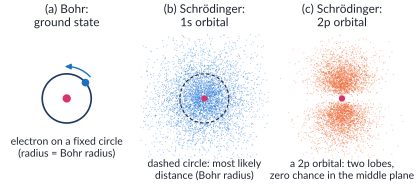

Recreate this plot in Python.
"""Mod 8 ch3: Bohr's ground-state orbit compared with Schrodinger's 1s and 2p orbitals.

Dots are random samples of where ONE electron could be found (3-D positions projected on
a plane). 1s: radial probability P(r) ~ r^2 exp(-2r/a0) (gamma, shape 3, scale a0/2),
most likely distance = a0 (the Bohr radius). 2p (m = 0): P(r) ~ r^4 exp(-r/a0)
(gamma, shape 5, scale a0), angular density ~ cos^2(theta).
Run:  python3 -I src/mod8/figures/ch3_clouds.py   (writes ch3_clouds.pdf)
"""
import sys
import pathlib

sys.dont_write_bytecode = True
HERE = pathlib.Path(__file__).resolve().parent
sys.path.insert(0, str(HERE.parents[1] / "common"))
import hscplot                                            # noqa: E402

import numpy as np                                        # noqa: E402

rng = np.random.default_rng(3)
N = 5000

# 1s
r1 = rng.gamma(3.0, 0.5, N)                 # in units of a0
u1 = rng.uniform(-1, 1, N)                  # cos(theta), uniform for a sphere
ph1 = rng.uniform(0, 2 * np.pi, N)
x1 = r1 * np.sqrt(1 - u1**2) * np.cos(ph1)
z1 = r1 * u1

# 2p (m = 0): cos(theta) density ~ u^2 on [-1, 1]
r2 = rng.gamma(5.0, 1.0, N)
u2 = np.sign(rng.uniform(-1, 1, N)) * rng.uniform(0, 1, N) ** (1 / 3)
ph2 = rng.uniform(0, 2 * np.pi, N)
x2 = r2 * np.sqrt(1 - u2**2) * np.cos(ph2)
z2 = r2 * u2

fig, axes = hscplot.figure(width_mm=132, height_mm=50, ncols=3)
fig.subplots_adjust(wspace=0.08)
lim = [2.6, 2.6, 11.0]
for ax, L in zip(axes, lim):
    ax.set_aspect("equal")
    ax.set_xlim(-L, L)
    ax.set_ylim(-L, L)
    ax.axis("off")

# (a) Bohr
ax = axes[0]
t = np.linspace(0, 2 * np.pi, 300)
ax.plot(np.cos(t), np.sin(t), color=hscplot.BRAND, lw=1.2)
ax.plot([0], [0], "o", color=hscplot.FORCE, ms=5)
ax.plot([np.cos(0.7)], [np.sin(0.7)], "o", color=hscplot.VELOCITY, ms=4.5)
ta = np.linspace(0.75, 1.55, 40)
ax.plot(1.3 * np.cos(ta), 1.3 * np.sin(ta), color=hscplot.VELOCITY, lw=1.0)
ax.annotate("", xy=(1.3 * np.cos(1.62), 1.3 * np.sin(1.62)),
            xytext=(1.3 * np.cos(1.5), 1.3 * np.sin(1.5)),
            arrowprops=dict(arrowstyle="-|>", color=hscplot.VELOCITY, lw=1.0, mutation_scale=8))
ax.text(0, -1.55, "electron on a fixed circle\n(radius = Bohr radius)", ha="center", va="top",
        fontsize=7.5, color=hscplot.INK)
ax.set_title("(a) Bohr:\nground state", fontsize=8.5, color=hscplot.INK)

# (b) 1s
ax = axes[1]
ax.scatter(x1, z1, s=0.6, color=hscplot.SERIES[0], alpha=0.45, linewidths=0)
ax.plot(np.cos(t), np.sin(t), color=hscplot.INK, lw=0.8, ls=(0, (3, 2)))
ax.plot([0], [0], "o", color=hscplot.FORCE, ms=3.5)
ax.text(0, -2.45, "dashed circle: most likely\ndistance (Bohr radius)", ha="center", va="top",
        fontsize=7.5, color=hscplot.INK)
ax.set_title("(b) Schrödinger:\n1s orbital", fontsize=8.5, color=hscplot.INK)

# (c) 2p
ax = axes[2]
ax.scatter(x2, z2, s=0.6, color=hscplot.SERIES[1], alpha=0.45, linewidths=0)
ax.plot([0], [0], "o", color=hscplot.FORCE, ms=3.5)
ax.text(0, -10.4, "a 2p orbital: two lobes,\nzero chance in the middle plane", ha="center",
        va="top", fontsize=7.5, color=hscplot.INK)
ax.set_title("(c) Schrödinger:\n2p orbital", fontsize=8.5, color=hscplot.INK)
hscplot.save(fig, __file__)
